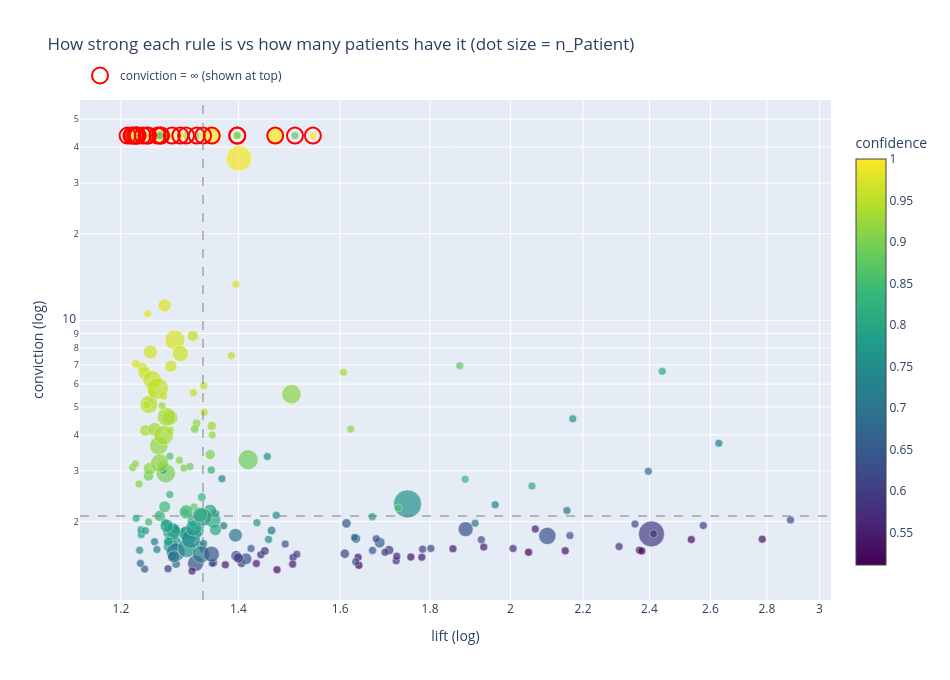

Source (notebook cell):
### Markdown cell above
### Q3 — Rules that are strong and show up in more than one patient
The heatmap above picks rules mostly by how common they are, so their lift is low (~1.4). Here we
rank **all** rules by their own numbers instead — lift, conviction, confidence — and keep only the
ones found in **more than one patient**, because a rule seen in a single patient may just be that
one sample. `REPRO_COL` picks what to count: **change it to `'FOV'` or `'Biopsy'`** to count FOVs or
biopsies instead of patients. In the plot, dots to the **right** have higher lift, dots **up** have
higher conviction, and **bigger dots** are found in more patients — so top-right and big is what we
want. Only the strongest few are named on the plot; the table below lists exactly those. The second
plot is the same one, interactive — hover any dot for its rule and numbers.

### Code cell
# --- What to count: 'PatientID', or change to 'FOV' / 'Biopsy' ---
REPRO_COL = 'PatientID'
MIN_COUNT = 2          # keep rules found in at least this many patients (or FOVs / biopsies)
_count_col = {'FOV': 'n_FOV', 'Biopsy': 'n_Biopsy', 'PatientID': 'n_Patient'}[REPRO_COL]
_unit = {'FOV': 'FOVs', 'Biopsy': 'biopsies', 'PatientID': 'patients'}[REPRO_COL]

# One row per rule, over ALL rules (not just the ones the heatmap picked).
canon = canonicalize_rules(df_results)
rule_table = build_rule_table(canon, df_fovs, fov_frac=FOV_FRAC, with_abundance=True,
                              score_col='Pathological score')
repeated = rule_table[rule_table[_count_col] >= MIN_COUNT].copy()
print(f"{len(rule_table)} rules total; {len(repeated)} found in at least {MIN_COUNT} {_unit}.\n")

# The named rules are the strongest ones in the picture; the table lists exactly those.
named_rules = plot_rule_metric_scatter(repeated, size_col=_count_col, annotate_top=15,
                                       save='q3_lift_vs_conviction')
display(named_rules)

# Same plot, interactive: hover any dot for its rule and numbers.
plot_rule_metric_scatter_interactive(repeated, size_col=_count_col);

### Figure 1 — Plotly figure (JSON) as saved in the notebook; plotly's stock layout.template omitted (floating-point values rounded to 4 significant figures; data arrays with more than 128 entries replaced by an {"elided": "..."} marker saying what was removed)
{"data": [{"customdata": {"elided": "207x7 mixed values"}, "hovertemplate": "<b>%{customdata[0]}</b><br>lift = %{x:.2f}   conviction = %{customdata[1]}<br>confidence = %{customdata[2]}<br>n_FOV = %{customdata[3]}   n_Patient = %{customdata[4]}<br>ant_abund = %{customdata[5]}   con_abund = %{customdata[6]}<extra></extra>", "marker": {"color": {"elided": "207 float values"}, "colorbar": {"len": 0.9, "title": {"text": "confidence"}, "x": 1.02, "y": 0.5, "yanchor": "middle"}, "colorscale": [[0, "#440154"], [0.1111, "#482878"], [0.2222, "#3e4989"], [0.3333, "#31688e"], [0.4444, "#26828e"], [0.5556, "#1f9e89"], [0.6667, "#35b779"], [0.7778, "#6ece58"], [0.8889, "#b5de2b"], [1, "#fde725"]], "line": {"color": "white", "width": 0.5}, "showscale": true, "size": {"elided": "207 float values"}, "sizemin": 4, "sizemode": "area", "sizeref": 0.1607}, "mode": "markers", "showlegend": false, "type": "scatter", "x": {"elided": "207 float values"}, "y": {"elided": "207 float values"}}, {"hoverinfo": "skip", "marker": {"color": "rgba(0,0,0,0)", "line": {"color": "red", "width": 2}, "size": 16}, "mode": "markers", "name": "conviction = ∞ (shown at top)", "type": "scatter", "x": [1.398, 1.307, 1.241, 1.226, 1.469, 1.544, 1.265, 1.283, 1.223, 1.224, 1.227, 1.219, 1.508, 1.217, 1.235, 1.259, 1.326, 1.263, 1.337, 1.211, 1.352, 1.398, 1.244, 1.297], "y": [43.82, 43.82, 43.82, 43.82, 43.82, 43.82, 43.82, 43.82, 43.82, 43.82, 43.82, 43.82, 43.82, 43.82, 43.82, 43.82, 43.82, 43.82, 43.82, 43.82, 43.82, 43.82, 43.82, 43.82]}], "layout": {"height": 680, "legend": {"orientation": "h", "x": 0, "y": 1.02, "yanchor": "bottom"}, "shapes": [{"line": {"color": "gray", "dash": "dash"}, "opacity": 0.5, "type": "line", "x0": 1.336, "x1": 1.336, "xref": "x", "y0": 0, "y1": 1, "yref": "y domain"}, {"line": {"color": "gray", "dash": "dash"}, "opacity": 0.5, "type": "line", "x0": 0, "x1": 1, "xref": "x domain", "y0": 2.091, "y1": 2.091, "yref": "y"}], "showlegend": true, "title": {"text": "How strong each rule is vs how many patients have it (dot size = n_Patient)"}, "width": 950, "xaxis": {"title": {"text": "lift (log)"}, "type": "log"}, "yaxis": {"title": {"text": "conviction (log)"}, "type": "log"}}}
